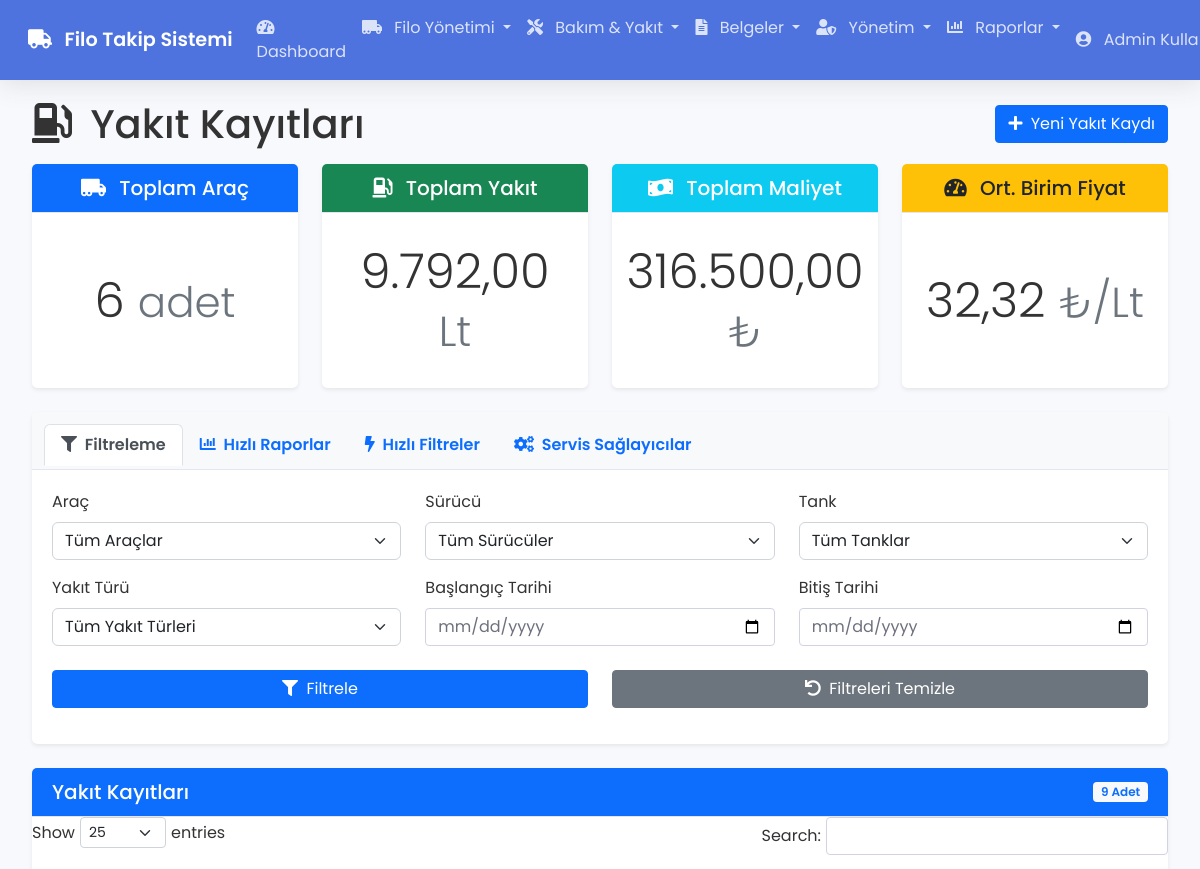
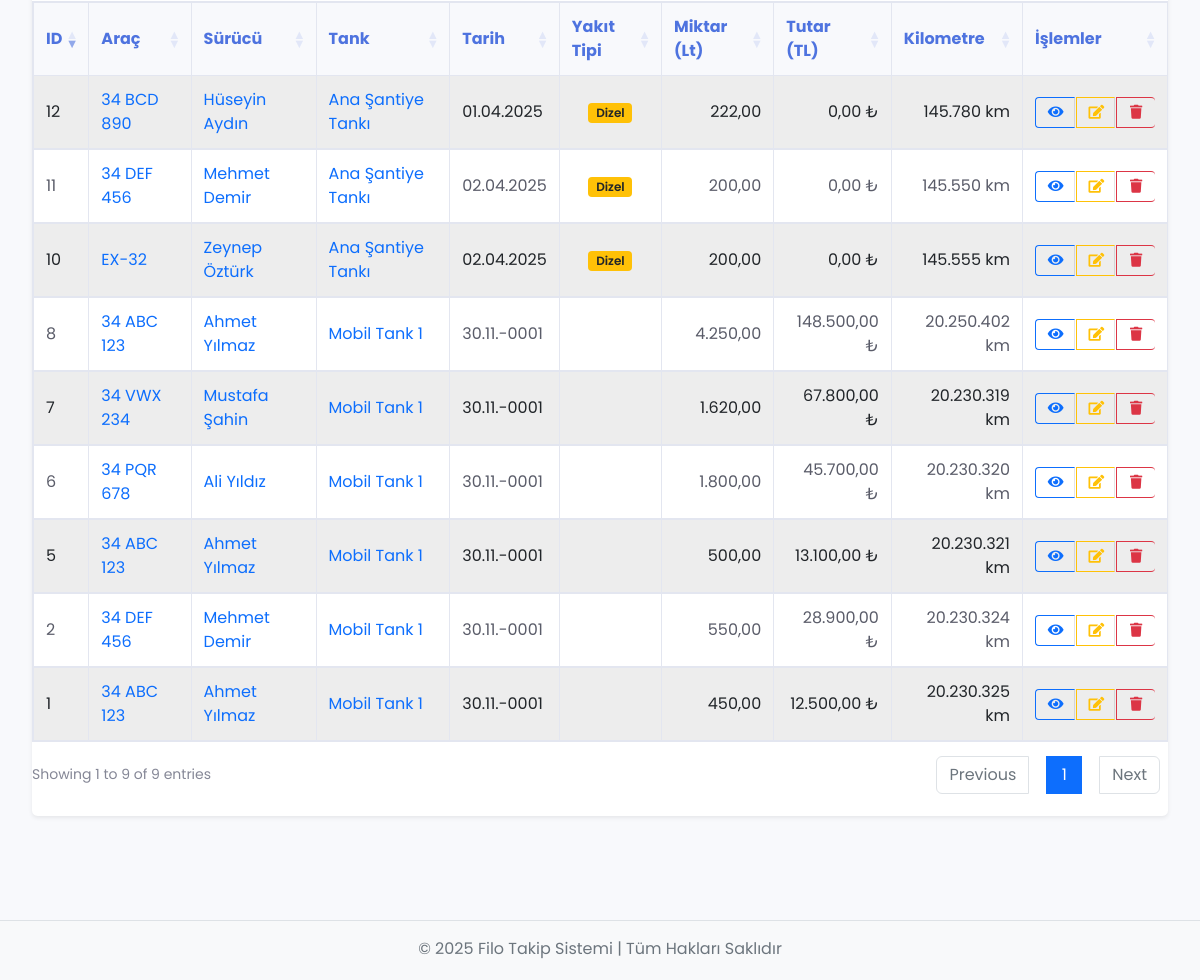
The page /fuel (signed in) on the database its author committed (2 pictures, top to bottom).
### tables this page shows
CREATE TABLE `fuel_records` (
  `id` int(11) NOT NULL,
  `vehicle_id` int(11) NOT NULL,
  `driver_id` int(11) DEFAULT NULL,
  `tank_id` int(11) NOT NULL,
  `fuel_type` enum('Benzin','Dizel','LPG','Elektrik') NOT NULL,
  `amount` decimal(10,2) NOT NULL COMMENT 'Litre',
  `cost` decimal(10,2) DEFAULT NULL COMMENT 'TL',
  `km_reading` int(11) DEFAULT NULL COMMENT 'Kilometre',
  `hour_reading` decimal(10,2) DEFAULT NULL COMMENT 'Çalışma Saati',
  `date` date NOT NULL,
  `notes` text DEFAULT NULL,
  `created_at` timestamp NOT NULL DEFAULT current_timestamp(),
  `created_by` int(11) NOT NULL
);

CREATE TABLE `vehicles` (
  `id` int(11) NOT NULL,
  `plate_number` varchar(20) NOT NULL,
  `brand` varchar(100) NOT NULL,
  `model` varchar(100) NOT NULL,
  `year` int(11) DEFAULT NULL,
  `company_id` int(11) DEFAULT NULL,
  `vehicle_type` enum('Otomobil','Kamyonet','Kamyon','Otobüs') NOT NULL,
  `status` enum('Aktif','Pasif','Bakımda') NOT NULL DEFAULT 'Aktif',
  `created_at` timestamp NOT NULL DEFAULT current_timestamp()
);

CREATE TABLE `fuel_tanks` (
  `id` int(11) NOT NULL,
  `name` varchar(100) NOT NULL,
  `type` enum('Sabit','Mobil') NOT NULL,
  `capacity` decimal(10,2) NOT NULL COMMENT 'Litre',
  `current_amount` decimal(10,2) NOT NULL DEFAULT 0.00 COMMENT 'Litre',
  `location` varchar(200) DEFAULT NULL,
  `status` enum('Aktif','Pasif','Bakımda') NOT NULL DEFAULT 'Aktif',
  `fuel_type` enum('Benzin','Dizel','LPG','Elektrik') NOT NULL,
  `created_at` timestamp NOT NULL DEFAULT current_timestamp()
);

### app/views/fuel/index.php (the view, shortened to what the rows shown need)
<?php require APPROOT . '/views/inc/header.php'; ?>
<div class="row mb-3">
    <div class="col-md-6">
        <h1 class="mb-0"><i class="fas fa-gas-pump me-2"></i> Yakıt Kayıtları</h1>
    </div>
</div>
<div class="row mb-4">
    <div class="col-md-3">
        <div class="card shadow-sm h-100">
            <div class="card-body text-center d-flex align-items-center justify-content-center">
                <?php
                    $totalVehicles = count(array_unique(array_column($data['records'], 'vehicle_id')));
                ?>
                <h2 class="mb-0 display-5"><?php echo $totalVehicles; ?> <small class="text-muted">adet</small></h2>
            </div>
        </div>
    </div>
    <div class="col-md-3">
        <div class="card shadow-sm h-100">
            <div class="card-body text-center d-flex align-items-center justify-content-center">
                <?php
                    $totalAmount = 0;
                    foreach($data['records'] as $fuel) {
                        $totalAmount += $fuel->amount;
                    }
                ?>
                <h2 class="mb-0 display-5"><?php echo number_format($totalAmount, 2, ',', '.'); ?> <small class="text-muted">Lt</small></h2>
            </div>
        </div>
    </div>
    <div class="col-md-3">
        <div class="card shadow-sm h-100">
            <div class="card-body text-center d-flex align-items-center justify-content-center">
                <?php
                    $totalCost = 0;
                    foreach($data['records'] as $fuel) {
                        $totalCost += $fuel->cost;
                    }
                ?>
                <h2 class="mb-0 display-5"><?php echo number_format($totalCost, 2, ',', '.'); ?> <small class="text-muted">₺</small></h2>
            </div>
        </div>
    </div>
    <div class="col-md-3">
        <div class="card shadow-sm h-100">
            <div class="card-body text-center d-flex align-items-center justify-content-center">
                <?php
                    $avgUnitPrice = ($totalAmount > 0) ? ($totalCost / $totalAmount) : 0;
                ?>
                <h2 class="mb-0 display-5"><?php echo number_format($avgUnitPrice, 2, ',', '.'); ?> <small class="text-muted">₺/Lt</small></h2>
            </div>
        </div>
    </div>
</div>
<div class="card shadow-sm mb-4">
    <div class="card-body p-0">
        <div class="table-responsive">
            <table id="fuelTable" class="table table-striped table-hover table-bordered mb-0">
                <thead class="table-light">
                    <tr>
                        <th style="width: 5%">ID</th>
                        <th style="width: 10%">Araç</th>
                        <th style="width: 10%">Sürücü</th>
                        <th style="width: 10%">Tank</th>
                        <th style="width: 8%">Tarih</th>
                        <th style="width: 8%">Yakıt Tipi</th>
                        <th style="width: 8%">Miktar (Lt)</th>
                        <th style="width: 10%">Tutar (TL)</th>
                        <th style="width: 10%">Kilometre</th>
                        <th style="width: 12%">İşlemler</th>
                    </tr>
                </thead>
                <tbody>
                    <?php foreach($data['records'] as $fuel) : ?>
                        <tr>
                            <td class="align-middle"><?php echo $fuel->id; ?></td>
                            <td class="align-middle">
                                <a href="<?php echo URLROOT; ?>/vehicles/show/<?php echo $fuel->vehicle_id; ?>" class="text-primary text-decoration-none">
                                    <?php echo $fuel->plate_number; ?>
                                </a>
                            </td>
                            <td class="align-middle">
                                <?php if($fuel->driver_id): ?>
                                    <a href="<?php echo URLROOT; ?>/drivers/show/<?php echo $fuel->driver_id; ?>" class="text-primary text-decoration-none">
                                        <?php echo $fuel->driver_name; ?>
                                    </a>
                                <?php else: ?>
                                    <span class="text-muted">-</span>
                                <?php endif; ?>
                            </td>
                            <td class="align-middle">
                                <a href="<?php echo URLROOT; ?>/tanks/show/<?php echo $fuel->tank_id; ?>" class="text-primary text-decoration-none">
                                    <?php echo $fuel->tank_name; ?>
                                </a>
                            </td>
                            <td class="align-middle"><?php echo date('d.m.Y', strtotime($fuel->date)); ?></td>
                            <td class="align-middle text-center">
                                <?php if($fuel->fuel_type == 'Benzin'): ?>
                                    <span class="badge bg-danger">Benzin</span>
                                <?php elseif($fuel->fuel_type == 'Dizel'): ?>
                                    <span class="badge bg-warning text-dark">Dizel</span>
                                <?php elseif($fuel->fuel_type == 'LPG'): ?>
                                    <span class="badge bg-info">LPG</span>
                                <?php elseif($fuel->fuel_type == 'Elektrik'): ?>
                                    <span class="badge bg-success">Elektrik</span>
                                <?php endif; ?>
                            </td>
                            <td class="align-middle text-end"><?php echo number_format($fuel->amount, 2, ',', '.'); ?></td>
                            <td class="align-middle text-end"><?php echo number_format($fuel->cost, 2, ',', '.'); ?> ₺</td>
                            <td class="align-middle text-end"><?php echo number_format($fuel->km_reading, 0, ',', '.'); ?> km</td>
                            <td class="align-middle text-center">
                                <div class="btn-group">
                                    <a href="<?php echo URLROOT; ?>/fuel/show/<?php echo $fuel->id; ?>" class="btn btn-sm btn-outline-primary" title="Detay">
                                        <i class="fas fa-eye"></i>
                                    </a>
                                    <a href="<?php echo URLROOT; ?>/fuel/edit/<?php echo $fuel->id; ?>" class="btn btn-sm btn-outline-warning" title="Düzenle">
                                        <i class="fas fa-edit"></i>
                                    </a>
                                    <?php if(isAdmin()): ?>
                                        <button type="button" class="btn btn-sm btn-outline-danger" title="Sil"
                                                onclick="confirmDelete(<?php echo $fuel->id; ?>, '<?php echo date('d.m.Y', strtotime($fuel->date)) . ' - ' . $fuel->plate_number . ' - ' . number_format($fuel->amount, 2, ',', '.') . ' Lt'; ?>')">
                                            <i class="fas fa-trash"></i>
                                        </button>
                                    <?php endif; ?>
                                </div>
                            </td>
                        </tr>
                    <?php endforeach; ?>
                </tbody>
            </table>
        </div>
    </div>
</div>
<?php require APPROOT . '/views/inc/footer.php'; ?>

### rows shown on the page
fuel_records: id "10", vehicle.plate_number "EX-32", driver_name "Zeynep Öztürk", tank.name "Ana Şantiye Tankı", date "02.04.2025", fuel_type "Dizel", amount "200,00", cost "0,00", km_reading "145.555"
fuel_records: id "11", vehicle.plate_number "34 DEF 456", driver_name "Mehmet Demir", tank.name "Ana Şantiye Tankı", date "02.04.2025", fuel_type "Dizel", amount "200,00", cost "0,00", km_reading "145.550"
fuel_records: id "12", vehicle.plate_number "34 BCD 890", driver_name "Hüseyin Aydın", tank.name "Ana Şantiye Tankı", date "01.04.2025", fuel_type "Dizel", amount "222,00", cost "0,00", km_reading "145.780"
fuel_records: id "1", vehicle.plate_number "34 ABC 123", driver_name "Ahmet Yılmaz", tank.name "Mobil Tank 1", date "30.11.-0001", amount "450,00", cost "12.500,00", km_reading "20.230.325"
fuel_records: id "2", vehicle.plate_number "34 DEF 456", driver_name "Mehmet Demir", tank.name "Mobil Tank 1", date "30.11.-0001", amount "550,00", cost "28.900,00", km_reading "20.230.324"
fuel_records: id "5", vehicle.plate_number "34 ABC 123", driver_name "Ahmet Yılmaz", tank.name "Mobil Tank 1", date "30.11.-0001", amount "500,00", cost "13.100,00", km_reading "20.230.321"
fuel_records: id "6", vehicle.plate_number "34 PQR 678", driver_name "Ali Yıldız", tank.name "Mobil Tank 1", date "30.11.-0001", amount "1.800,00", cost "45.700,00", km_reading "20.230.320"
fuel_records: id "7", vehicle.plate_number "34 VWX 234", driver_name "Mustafa Şahin", tank.name "Mobil Tank 1", date "30.11.-0001", amount "1.620,00", cost "67.800,00", km_reading "20.230.319"
fuel_records: id "8", vehicle.plate_number "34 ABC 123", driver_name "Ahmet Yılmaz", tank.name "Mobil Tank 1", date "30.11.-0001", amount "4.250,00", cost "148.500,00", km_reading "20.250.402"

### other values the page prints
SITENAME "Filo Takip Sistemi"
$_SESSION['user_name'] "Admin…"
$totalVehicles "6"
$totalAmount "9.792,00"
$totalCost "316.500,00"
$avgUnitPrice "32,32"
count($data['records']) "9"
